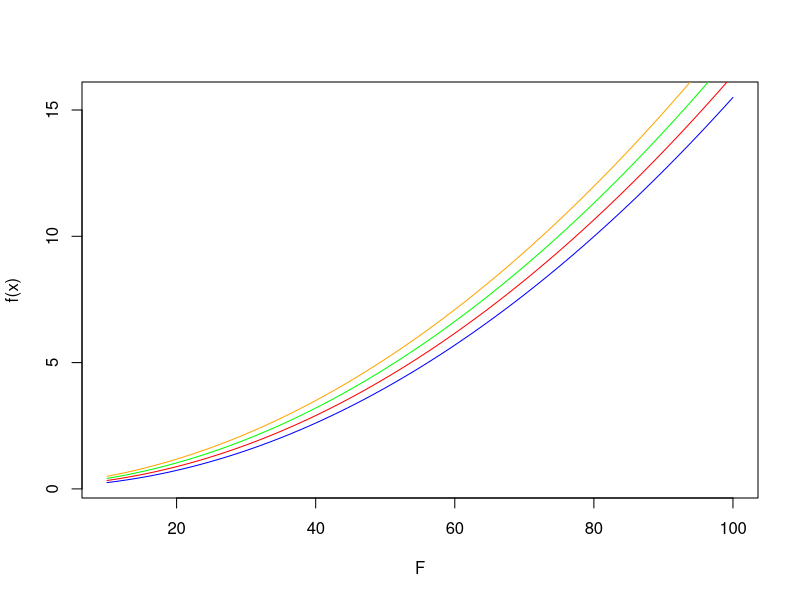
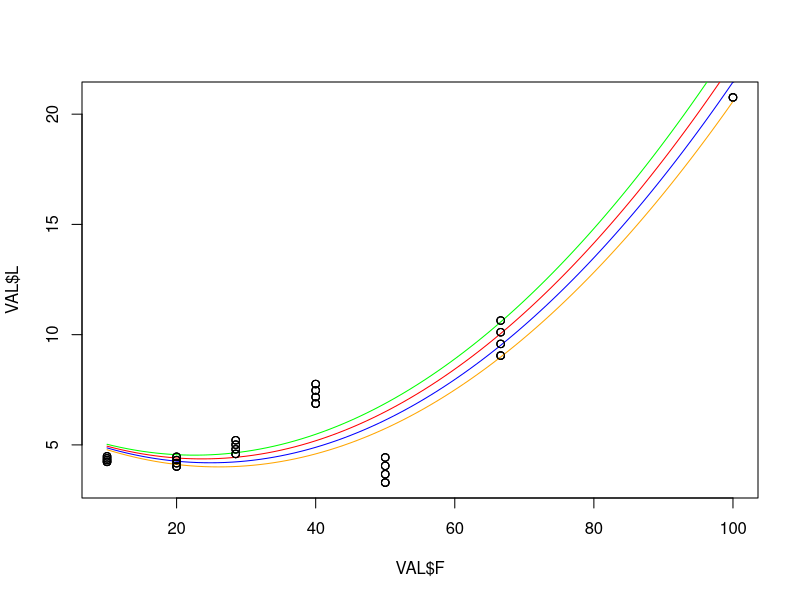
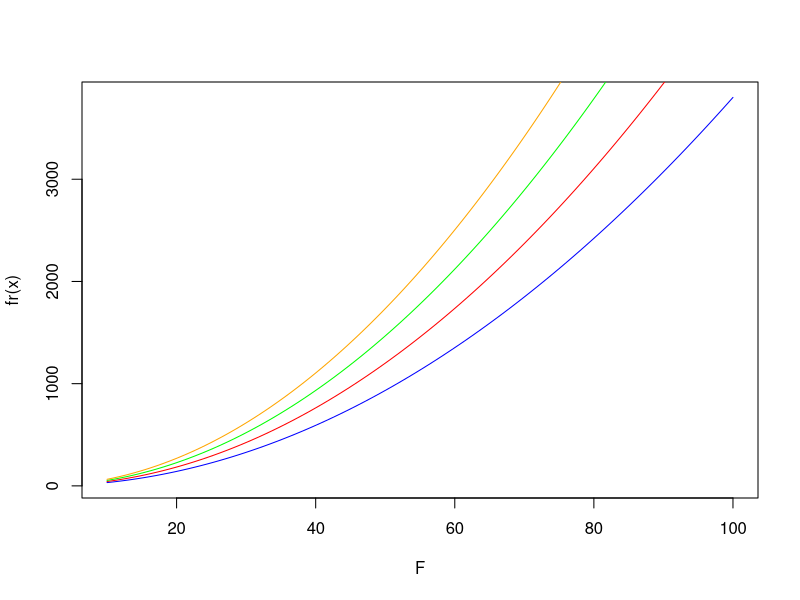
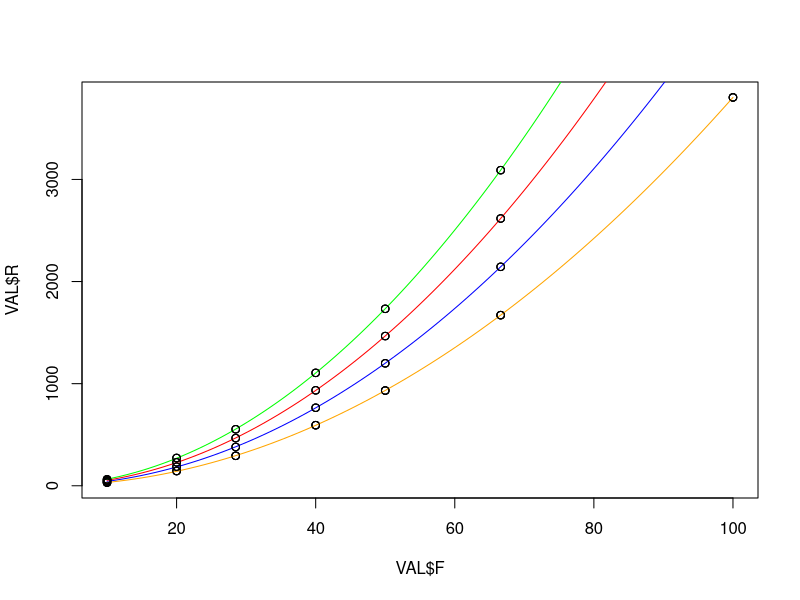
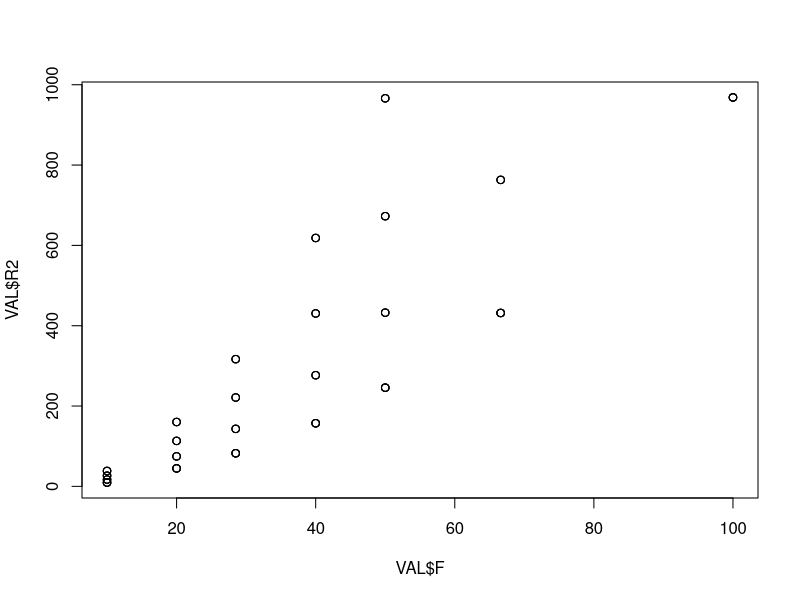
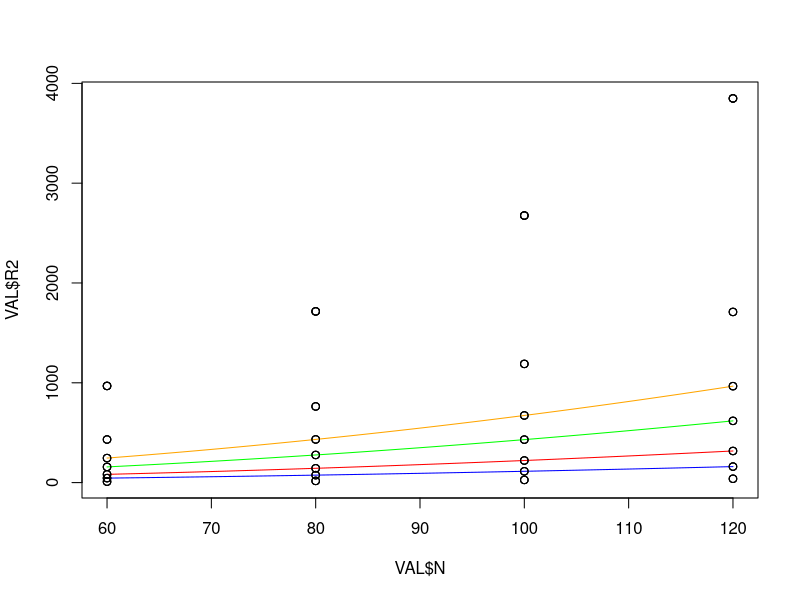
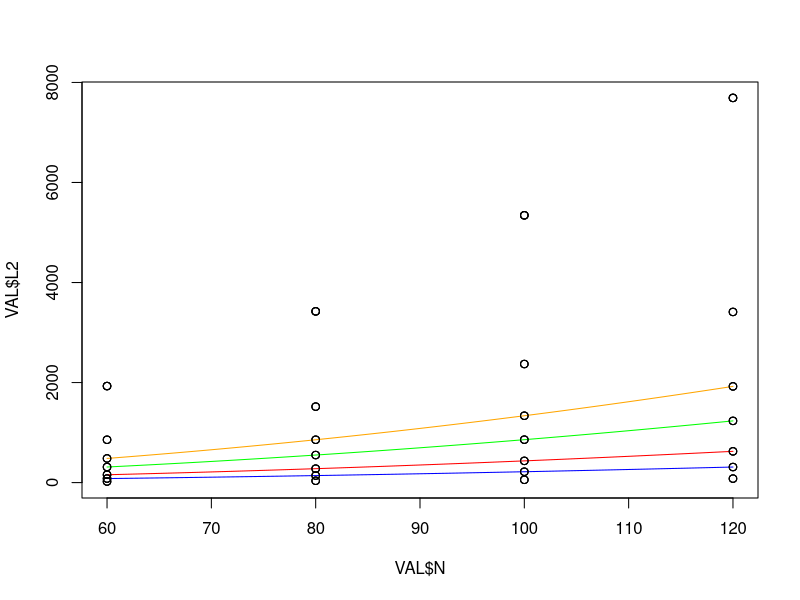
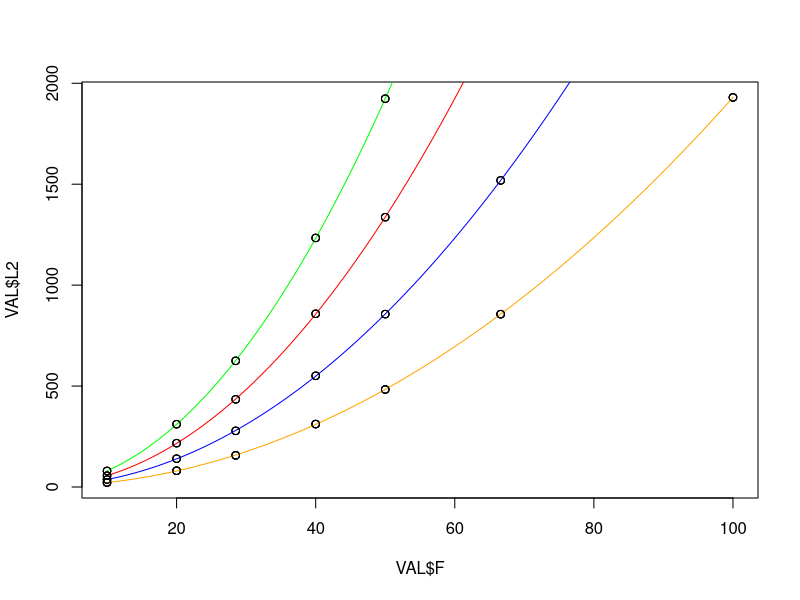

Here is the R script that generated these plots, in order: (Note: this script raises an error after producing the figures.)

library(ggplot2)
library(insight)

# f<-function(x) 2*x^2 + 10*x + 1
# g<-function(x) 2.8*x^2 + 5*x + 1
# h<-function(x) 3.6*x^2 + 1*x + 1
# curve(f,0,100,col="blue")
# curve(g,0,100,col="red", add=TRUE)
# curve(h,0,100,col="green", add=TRUE)
# 
# f1<-function(x) 2*x^2 + 50*x + 1
# f2<-function(x) 2*x^2 + 1*x + 1
# curve(f1,0,100,col="blue")
# curve(f2,0,100,col="red", add=TRUE)

#VAL=data[data$N == 60 & data$echs==1,]
#plot(VAL$F, VAL$L, type="l")
#VAL=data[data$N == 80 & data$echs==1,]
#lines(VAL$F, VAL$L, col="red")

# p<-(ggplot(VAL) + geom_point(aes(x = F, y = L), colour = "#4271AE")  + stat_function(fun = Lest, color = "red") +  ggtitle(titre) 
#   
# )
# #png("L1.png")
# print(p)
# #dev.off()

#---------------------------------------------------------------------------
plotFunction<-function(func, xm, xM, main, xlab, ylab){
  
  fonction<-parse(text=func)
  fonction<-eval(fonction)
  x <- seq(xm, xM, by=1)
  val <- data.frame(x = x, y = fonction(x))
  p<-(
    ggplot(data = val, aes(x = x, y = y))+#, color="red")) + 
      geom_line(color="red") + 
      scale_x_continuous(name = xlab) +
      scale_y_continuous(name = ylab) +
      ggtitle(main)
  )
  
}

# Modèle d'inductance

facteurL<-700
modL<-function(F, N) { 
  y<-(0.001*N+1) * F^2 + (0.2*N-10) *F  + (0.8*N + 1)
  return(y/facteurL)  
}

f<-function(F){ modL(F, 60)}  # N=60
g<-function(F){ modL(F, 80)}  # N=80
h<-function(F){ modL(F, 100)}  # N=100
k<-function(F){ modL(F, 120)}  # N=120

curve(f,10,100,col="blue", xlab = "F")
curve(g,10,100,col="red", add=TRUE)
curve(h,10,100,col="green", add=TRUE)
curve(k,10,100,col="orange", add=TRUE)

resistances<-c()
inductances<-c()
frequencies<-c(10,20,28.5,40,50,66.6,100)
nTypes<-c(60, 80, 100, 120)
echs<-c()


# Génération des inductances

for(k in 1:3){
  
  for(i in nTypes){
    
    L<-modL(c(10,20,28.5,40,50,66.6,100),i)
    inductances<-append(inductances, L)
    echs<-append(echs, k)
  }
}

inductancesBruit<-round(inductances + (rnorm(7)+1)*2,2)
F<-rep(frequencies, 4)
N<-c(rep(nTypes[1],7), rep(nTypes[2],7), rep(nTypes[3],7),rep(nTypes[4],7))

data<-data.frame(echs, N, F, inductancesBruit)
colnames(data)[4] = "L"


# Réprésentation des inductances
colr<-c("blue", "red", "green", "orange")
c<-0
compteur<-1
f<-seq(10, 100, by=1)
VAL=data[data$N == 60 & data$echs==1,]
plot(VAL$F, VAL$L)

for(e in unique(echs)){
  for (n in nTypes){
    
    
    VAL=data[data$N == n & data$echs==e,]
    mod <- lm(VAL$L~VAL$F+I(VAL$F^2), data=VAL)
    
    
    print(summary(mod))
    
    titre<-paste("Inductance / Fréquence - N=", as.character(n), "pour éch:", as.character(e))
    Lest<-function(F){mod$coefficients[1]  + mod$coefficients[2] * F +   mod$coefficients[3] * F^2}
    
    print(paste("COMPTEUR:", compteur))
    compteur<-compteur + 1
    
    
    points(VAL$F, VAL$L)
    lines(f, Lest(f), col=colr[c])
    c<-c + 1
    
  }
  
   }
  
  
  # Modèle de résistance
  
  facteurR<-15
  modR<-function(F, N) {
    y<-(0.08*N+1) * F^2 + (0.001*N-10) *F  + (0.02*N + 1)
    return(y/facteurR)
  }
  
  fr<-function(F){ modR(F, 60)}  # N=60
  gr<-function(F){ modR(F, 80)}  # N=80
  hr<-function(F){ modR(F, 100)}  # N=100
  kr<-function(F){ modR(F, 120)}  # N=120
  
  curve(fr,10,100,col="blue", xlab = "F")
  curve(gr,10,100,col="red", add=TRUE)
  curve(hr,10,100,col="green", add=TRUE)
  curve(kr,10,100,col="orange", add=TRUE)
  
  
  # Génération des résistances
  
  for(k in 1:3){
    
    for(i in nTypes){
      
      R<-modR(c(10,20,28.5,40,50,66.6,100),i)
      resistances<-append(resistances, R)
      
    }
    
  }
  
  resistancesBruit<-round(resistances + (rnorm(7)+1)*2,2)
  F<-rep(frequencies, 4)
  N<-c(rep(nTypes[1],7), rep(nTypes[2],7), rep(nTypes[3],7),rep(nTypes[4],7))
  
  data<-data.frame(echs, N, F, inductancesBruit, resistancesBruit)
  colnames(data)[4] = "L"
  colnames(data)[5] = "R"
  
  # Réprésentation des résistances
  
  
  c<-0
  compteur<-1
  f<-seq(10, 100, by=1)
  VAL=data[data$N == 60 & data$echs==1,]
  plot(VAL$F, VAL$R)
  
  for(e in unique(echs)){
    for (n in nTypes){
      
      
      VAL=data[data$N == n & data$echs==e,]
      mod <- lm(VAL$R~VAL$F+I(VAL$F^2), data=VAL)
      
      
      print(summary(mod))
      
      titre<-paste("Inductance / Fréquence - N=", as.character(n), "pour éch:", as.character(e))
      Rest<-function(F){mod$coefficients[1]  + mod$coefficients[2] * F +   mod$coefficients[3] * F^2}
      
      print(paste("COMPTEUR:", compteur))
      compteur<-compteur + 1
      
      
      points(VAL$F, VAL$R)
      lines(f, Rest(f), col=colr[c])
      c<-c + 1
      
    }
    
  }
  
  
  #--------------------------------------------------------------------------------------------------------

  #--------- AUTRE MODELE   -------------------------------------------------------------------------------

  # Génération des résistances

  facteurR<-1500
  resistances2<-c()
  modR2<-function(F, N) {
    y<-(0.04*N^2+1) * F^2 + (0.001*N^2-10) *F  + (0.02*N^2 + 1)
    return(y/facteurR)
  }

  for(k in 1:3){

    for(i in nTypes){

      R2<-modR2(c(10,20,28.5,40,50,66.6,100),i)
      resistances2<-append(resistances2, R2)

    }

  }
  resistances2<-round(resistances2 + (rnorm(7)+1)*2,2)
  data<-data.frame(echs, N, F, inductancesBruit, resistancesBruit, resistances2)
  colnames(data)[4] = "L"
  colnames(data)[5] = "R"
  colnames(data)[6] = "R2"


  # Réprésentation des résistances - modèle 2

  # Résistance vs Fréquence

  c<-0
  compteur<-1
  f<-seq(10, 100, by=1)
  VAL=data[data$N == 60 & data$echs==1,]
  plot(VAL$F, VAL$R2)

  for(e in unique(echs)){
    for (n in nTypes){


      VAL=data[data$N == n & data$echs==e,]
      mod <- lm(VAL$R2~VAL$F+I(VAL$F^2), data=VAL)


      print(summary(mod))
      titre<-paste("Inductance / Fréquence - N=", as.character(n), "pour éch:", as.character(e))
      Rest2<-function(F){mod$coefficients[1]  + mod$coefficients[2] * F +   mod$coefficients[3] * F^2}

      print(paste("COMPTEUR:", compteur))
      compteur<-compteur + 1


      points(VAL$F, VAL$R2)
      lines(f, Rest2(f), col=colr[c])

    }

  }

  # Résistance vs spires



  
  c<-0
  compteur<-1
  n<-seq(60, 120, by=1)
  VAL=data[data$F == 100 & data$echs==1,]
  plot(VAL$N, VAL$R2, ylim=c(0, max(data$R2)+10))
  
  
  for(e in unique(echs)){
    for (f in frequencies){
      
      
      VAL=data[data$F == f & data$echs==e,]
      mod <- lm(VAL$R2~VAL$N+I(VAL$N^2), data=VAL)
      
      
      print(summary(mod))
      titre<-paste("Inductance / Fréquence - N=", as.character(n), "pour éch:", as.character(e))
      Rest2N<-function(N){mod$coefficients[1]  + mod$coefficients[2] * N +   mod$coefficients[3] * N^2}
      
      print(paste("COMPTEUR:", compteur))
      compteur<-compteur + 1
      
      
      points(VAL$N, VAL$R2)
      lines(n, Rest2N(n), col=colr[c])
      
      c<-c + 1
      
    }
    
  }
  
  
  
  
  
  
  
  
  

  #---------------------------------   Autre modèle - Inductance  -------------------------------------------------------------------------


  inductances2<-c()
  facteurI<-1500
  modL2<-function(F, N) {
    y<-(0.08*N^2+1) * F^2 + (0.001*N^2+1) *F  + (0.02*N^2 + 1)
    return(y/facteurI)
  }

  for(k in 1:3){

    for(i in nTypes){

      L2<-modL2(c(10,20,28.5,40,50,66.6,100),i)
      inductances2<-append(inductances2, L2)

    }

  }
  inductances2<-round(inductances2 + (rnorm(7)+1)*2,2)
  data<-data.frame(echs, N, F, inductancesBruit, resistancesBruit, resistances2, inductances2)
  colnames(data)[4] = "L"
  colnames(data)[5] = "R"
  colnames(data)[6] = "R2"
  colnames(data)[7] = "L2"

  
  # Réprésentation des inductances - modèle 2
  
  # Inductance vs spires
  
  c<-0
  compteur<-1
  n<-seq(60, 120, by=1)
  VAL=data[data$F == 100 & data$echs==1,]
  plot(VAL$N, VAL$L2, ylim=c(0, max(data$L2)+10))
  
  
  for(e in unique(echs)){
    for (f in frequencies){
      
      
      VAL=data[data$F == f & data$echs==e,]
      mod <- lm(VAL$L2~VAL$N+I(VAL$N^2), data=VAL)
      
      
      print(summary(mod))
      titre<-paste("Inductance / Fréquence - N=", as.character(n), "pour éch:", as.character(e))
      Iest2N<-function(N){mod$coefficients[1]  + mod$coefficients[2] * N +   mod$coefficients[3] * N^2}
      
      print(paste("COMPTEUR:", compteur))
      compteur<-compteur + 1
      
      
      points(VAL$N, VAL$L2)
      lines(n, Iest2N(n), col=colr[c])
      
      c<-c + 1
      
    }
    
  }

  # Inductance vs Fréquence

  c<-0
  compteur<-1
  f<-seq(10, 100, by=1)
  VAL=data[data$N == 60 & data$echs==1,]
  plot(VAL$F, VAL$L2)

  for(e in unique(echs)){
    for (n in nTypes){


      VAL=data[data$N == n & data$echs==e,]
      mod <- lm(VAL$L2~VAL$F+I(VAL$F^2), data=VAL)


      print(summary(mod))
      titre<-paste("Inductance / Fréquence - N=", as.character(n), "pour éch:", as.character(e))
      Iest2<-function(F){mod$coefficients[1]  + mod$coefficients[2] * F +   mod$coefficients[3] * F^2}

      print(paste("COMPTEUR:", compteur))
      compteur<-compteur + 1


      points(VAL$F, VAL$L2)
      lines(f, Iest2(f), col=colr[c])
      c<-c + 1

    }

  }




  # Enregistrement des données

  write.csv(data,"./data/data.csv", row.names = FALSE)

  data2<-data[,-c(4,5)]
  colnames(data2)[4] = "R"
  colnames(data2)[5] = "L"
  write.csv(data2,"./data/data2.csv", row.names = FALSE)
